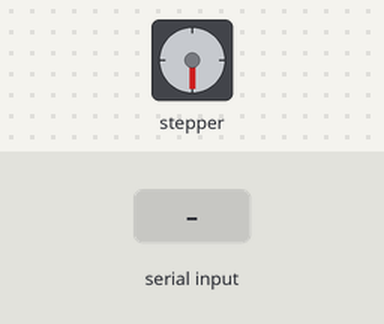
Simulated run of this sketch. Board: Arduino Uno, built with avr-gcc and run on an emulated ATmega328P. On the bench: stepper motor. The test bench sets the inputs (shaded band). Stepper angles assume 4096 steps per turn.

Above: at 4.7 s.
4.8 s: "1" received over Serial
At 8.1 s:
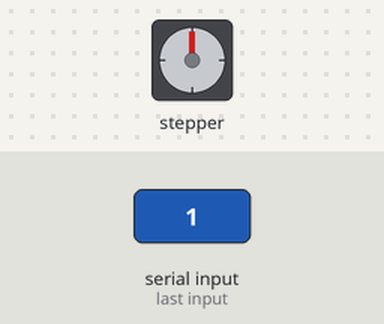
8.3 s: "0" received over Serial
At 9.26 s:
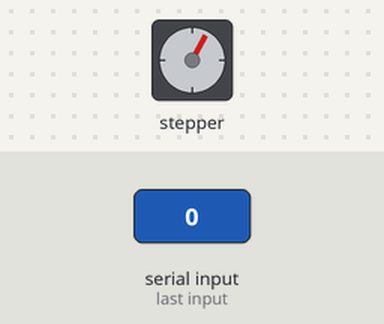
11.8 s: "2" received over Serial
At 12.46 s:
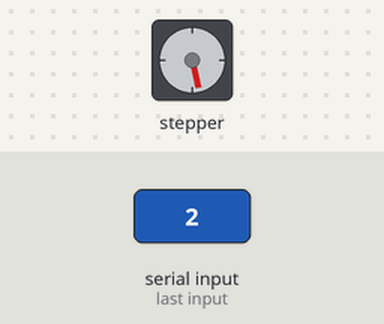
Timing chart, 0 to 16.2 s (numbered marks = the images above; inputs shaded):
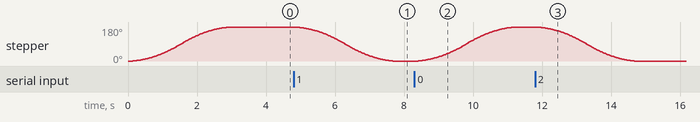

Measured:
- after the input at 4.8 s, stepper: turns 180° counter-clockwise in 2.9 s, starting at once
- after the input at 8.3 s, stepper: turns 180° clockwise in 2.9 s, starting after 0.11 s
- after the input at 11.8 s, stepper: turns 180° counter-clockwise in 2.9 s, starting at once
- by itself, stepper: turns 180° clockwise in 2.9 s

The sketch:

CandyDispensor.ino
```cpp
// Modified from https://github.com/BretStateham/28BYJ-48/tree/master/Arduino/Code/S07-AccelStepperDemo
// You need the AccelStepper library for this sketch to run.  You can get it from here: http://aka.ms/AccelStepper
#include <AccelStepper.h>

#define HALFSTEP 8
#define FULLSTEP 4

// The AccelStepper constructor expects the "pins" specified to be the ends of each coil respectively.
// First the ends of the Blue/Yellow coil, then the ends of the Pink/Orange coil (Blue,Yellow,Pink,Orange)

// However, 28BYJ connector, ULN2003 board, and our current configuration is that pins are arranged in the proper FIRING order,
// Blue, Pink, Yellow, Orange.

// No biggie, that just means that we need to pay attention to what pins on our Arduino,
// map to which ends of the coils, and pass the pin numbers in in the proper sequence.

// To help with that, I will specify my pin variables based on their color.

#define blue 2
#define pink 3
#define yellow 4
#define orange 5

//Keeps track of the current direction
//Relative to the face of the motor.
//Clockwise (true) or Counterclockwise(false)
//We'll default to clockwise
bool clockwise = true;

// How many steps to go before reversing
// int targetPosition = 2048;  //2049 steps per rotation when wave or full stepping
int currentPosition = 2048;  //4096 steps per rotation when half stepping

// Initialize with pin sequence IN1-IN3-IN2-IN4 for using the AccelStepper with 28BYJ-48
// Notice, I'm passing them as Blue, Yellow, Pink, Orange (coil ends order) not
// Blue, Pink, Yellow, Orange (firing order).
AccelStepper stepper1(HALFSTEP, blue, yellow, pink, orange);

void setup() {
  //Set the initial speed (read the AccelStepper docs on what "speed" means
  stepper1.setSpeed(100.0);
  //Tell it how fast to accelerate
  stepper1.setAcceleration(1000.0);
  //Set a maximum speed it should exceed
  stepper1.setMaxSpeed(4000.0);
  //Tell it to move to the target position
  stepper1.moveTo(currentPosition);

  Serial.begin(9600);
}

void loop() {

  bool isDataAvailable = (Serial.available() > 0);
  if (isDataAvailable)
     Serial.read();

  //Check to see if the stepper has reached the target:
  if(stepper1.distanceToGo() == 0 && isDataAvailable){
     if(clockwise == true){
      clockwise = false;  //Go counterclockwise now
      stepper1.moveTo(0); //Go back to the "home" (original) position
    } else {
      clockwise = true;   //Go clockwise now
      stepper1.moveTo(currentPosition);  //Go to the target position
    }
  }

  //If the stepper still needs to move (distanceToGo() != 0)
  //continue to advance (step) the motor
  stepper1.run();
}
```
